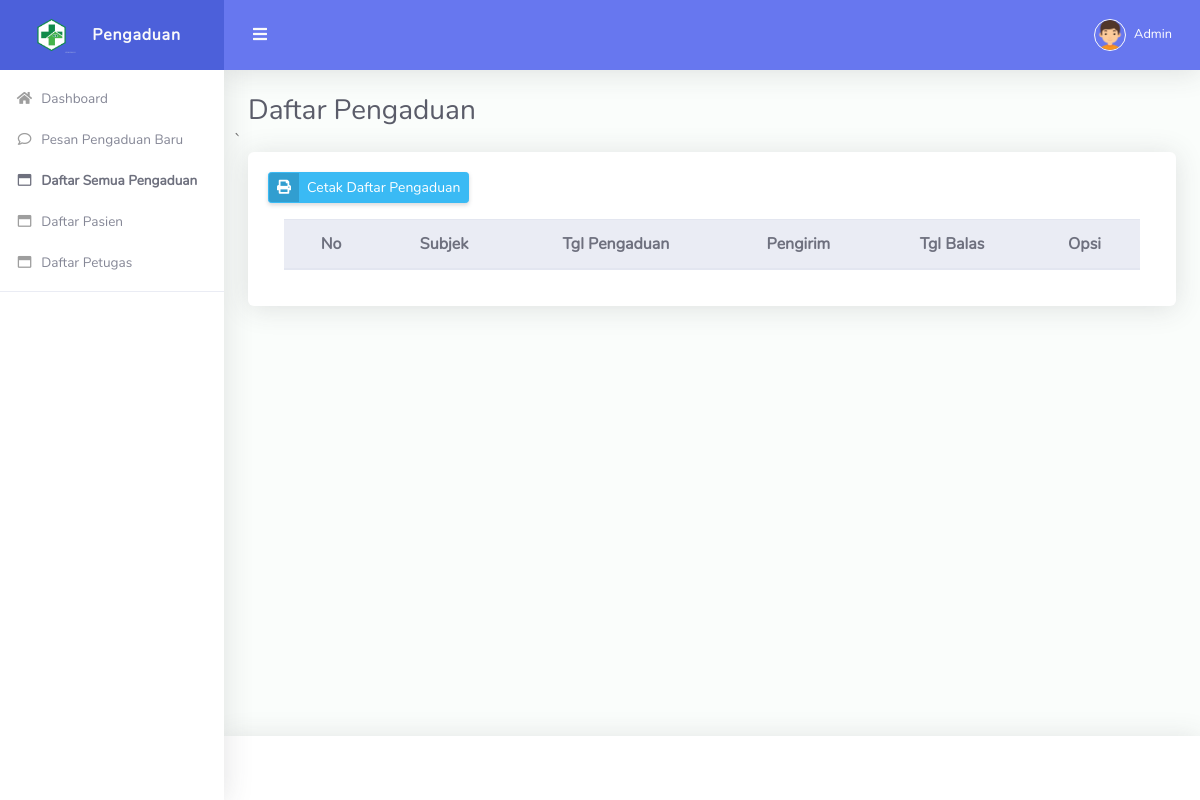
The app's page /admin/daftar-pengaduan.php (signed in), older data.
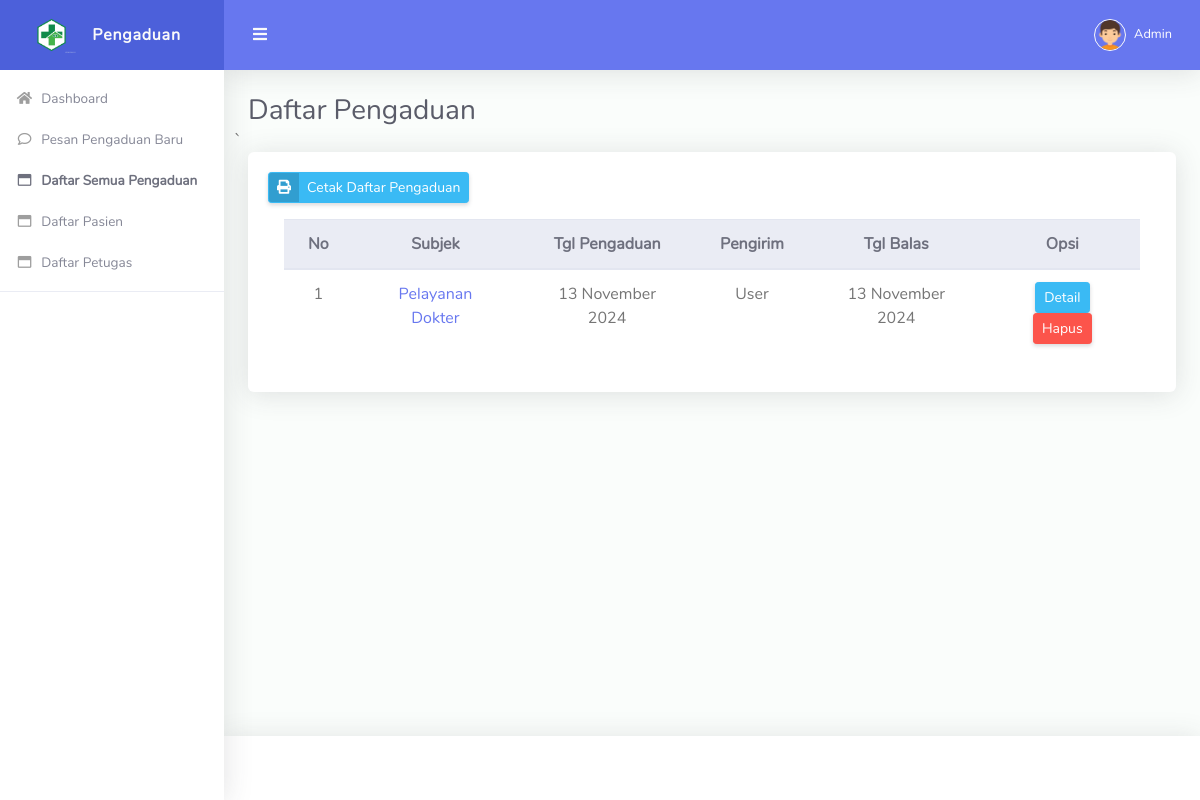
The same page, newer data.
### tables this page shows
CREATE TABLE `tbl_pengaduan` (
  `id_pengaduan` int NOT NULL,
  `subjek_pengaduan` varchar(150) NOT NULL,
  `tgl_pengaduan` date NOT NULL,
  `isi_pengaduan` text NOT NULL,
  `bukti_pengaduan` varchar(100) DEFAULT NULL,
  `balasan_pengaduan` enum('Belum','Proses','Selesai') NOT NULL,
  `id_masyarakat` int NOT NULL
);

CREATE TABLE `tbl_masyarakat` (
  `id_masyarakat` int NOT NULL,
  `nik` varchar(50) NOT NULL,
  `nama` varchar(90) NOT NULL,
  `email` varchar(50) NOT NULL,
  `password` varchar(200) NOT NULL
);

CREATE TABLE `tbl_tanggapan` (
  `id_tanggapan` int NOT NULL,
  `tgl_balas_tanggapan` date NOT NULL,
  `status_tanggapan` enum('Proses','Selesai') NOT NULL,
  `isi_tanggapan` text NOT NULL,
  `id_petugas` int NOT NULL,
  `id_pengaduan` int NOT NULL
);

### koneksi.php (called while the page is built, shortened)
<?php
function tgl_indo($tanggal){
	$bulan = array (
		1 =>   'Januari',
		'Februari',
		'Maret',
		'April',
		'Mei',
		'Juni',
		'Juli',
		'Agustus',
		'September',
		'Oktober',
		'November',
		'Desember'
	);
	$pecahkan = explode('-', $tanggal);
	return $pecahkan[2] . ' ' . $bulan[ (int)$pecahkan[1] ] . ' ' . $pecahkan[0];
}
?>

### admin/daftar-pengaduan.php (the view, shortened to what this page needs)
<?php
  $page = "pengaduan";
	?>
<!DOCTYPE html>
<html lang="en">
<head>
  <link href="../vendor/fontawesome-free/css/all.min.css" rel="stylesheet" type="text/css">
  <link href="../vendor/bootstrap/css/bootstrap.min.css" rel="stylesheet" type="text/css">
  <link href="../css/ruang-admin.min.css" rel="stylesheet">
  <link href="../vendor/datatables/dataTables.bootstrap4.css"  rel="stylesheet" type="text/css">
</head>
<body id="page-top">
  <div id="wrapper">
    <ul class="navbar-nav sidebar sidebar-light accordion" id="accordionSidebar">
      <a class="sidebar-brand d-flex align-items-center justify-content-center" href="">
        <div class="sidebar-brand-icon">
          <img src="../img/logo/logo2.png">
        </div>
        <div class="sidebar-brand-text mx-3">Pengaduan</div>
      </a>
      <?php include "menu.php"; ?>
      <hr class="sidebar-divider">
    </ul>
    <div id="content-wrapper" class="d-flex flex-column">
      <div id="content">
        <nav class="navbar navbar-expand navbar-light bg-navbar topbar mb-4 static-top">
          <button id="sidebarToggleTop" class="btn btn-link rounded-circle mr-3">
            <i class="fa fa-bars"></i>
          </button>
          <ul class="navbar-nav ml-auto">
            <li class="nav-item dropdown no-arrow">
              <a class="nav-link dropdown-toggle" href="#" id="userDropdown" role="button" data-toggle="dropdown"
                aria-haspopup="true" aria-expanded="false">
                <img class="img-profile rounded-circle" src="../img/boy.png" style="max-width: 60px">
                <span class="ml-2 d-none d-lg-inline text-white small"><?php echo $_SESSION['nama']; ?></span>
              </a>
            </li>
          </ul>
        </nav>
        <div class="container-fluid" id="container-wrapper">
          <div class="d-sm-flex align-items-center justify-content-between mb-0">
            <h1 class="h3 mb-0 text-gray-800">Daftar Pengaduan</h1>
          </div>
          <div class="row">
         ` <div class="col-lg-12">
            <div class="card mb-4">
              <div class="card-body">
                <div class="row col-lg-12">
                  <a href="cetak-daftar-pengaduan.php" class="btn btn-sm btn-info btn-icon-split">
                    <span class="icon text-primary-50">
                      <i class="fas fa-print"></i>
                    </span>
                    <span class="text">Cetak Daftar Pengaduan</span>
                  </a>
                </div>
                <div class="table-responsive p-3">
                  <table class="table align-items-center table-bordered table-flush table-hover" id="tabel-pengaduan">
                    <thead class="thead-light">
                      <tr align="center">
                          <th>No</th>
                          <th>Subjek</th>
                          <th>Tgl Pengaduan</th>
                          <th>Pengirim</th>
                          <th>Tgl Balas</th>
                          <th>Opsi</th>
                      </tr>
                  </thead>
                  <tbody>
                  <?php
                      include '../koneksi.php';
                      $no = 1;
                      $data = mysqli_query($koneksi,"select * from tbl_pengaduan JOIN tbl_masyarakat USING(id_masyarakat) JOIN tbl_tanggapan USING (id_pengaduan)");
                      while($row = mysqli_fetch_array($data))
                      {
                          echo "<tr align='center'>
                          <td>$no</td>
                          <td><a href='detail-pengaduan.php?id=".$row['id_pengaduan']."'> ".$row['subjek_pengaduan']." </a></td>
                          <td>".tgl_indo($row['tgl_pengaduan'])."</td>
                          <td>".$row['nama']."</td>
                          <td>".tgl_indo($row['tgl_balas_tanggapan'])."</td>
                          <td>
                            <a class='btn btn-sm btn-info' href='detail-pengaduan.php?id=".$row['id_pengaduan']."'> Detail </a>
                            <a class='btn btn-sm btn-danger' href='hapus-pengaduan.php?id=".$row['id_pengaduan']."'> Hapus </a>
                          </td>
                      </tr>";
                      $no++;
                      }
                  ?>
                  </tbody>
                </table>
                </div>
              </div>
             </div>
            </div>
          </div>
        </div>
      </div>
      <footer class="sticky-footer bg-white">
      </footer>
    </div>
  </div>
</body>
</html>

### admin/menu.php (shortened to what this page needs)
<?php if($_SESSION['level']=="Admin"){?>
<li <?php if($page == "Dashboard") echo "class='nav-item active'";
else
echo "class='nav-item'";
?>>
  <a class="nav-link" href="index-admin.php">
    <i class="fas fa-fw fa-home"></i>
    <span>Dashboard</span></a>
</li>
<?php }?>
<li <?php if($page == "pesan") echo "class='nav-item active'";
else
echo "class='nav-item'";
?>>
<a class="nav-link collapsed" href="pesan-pengaduan.php">
    <i class="far fa-fw fa-comment"></i>
    <span>Pesan Pengaduan Baru</span>
  </a>
</li>
<li <?php if($page == "pengaduan") echo "class='nav-item active'";
else
echo "class='nav-item'";
?>>
        <a class="nav-link collapsed" href="daftar-pengaduan.php">
    <i class="far fa-fw fa-window-maximize"></i>
    <span>Daftar Semua Pengaduan</span>
  </a>
</li>
<li <?php if($page == "masyarakat") echo "class='nav-item active'";
else
echo "class='nav-item'";
?>>
        <a class="nav-link collapsed" href="daftar-masyarakat.php">
    <i class="far fa-fw fa-window-maximize"></i>
    <span>Daftar Pasien</span>
  </a>
</li>
<?php if($_SESSION['level']=="Admin"){?>
<li <?php if($page == "petugas") echo "class='nav-item active'";
else
echo "class='nav-item'";
?>>
        <a class="nav-link collapsed" href="daftar-petugas.php">
    <i class="far fa-fw fa-window-maximize"></i>
    <span>Daftar Petugas</span>
  </a>
</li>
<?php } ?>

Row changes from the older to the newer data that the page shows:
added tbl_pengaduan: subjek_pengaduan "Pelayanan Dokter", tgl_pengaduan "13 November 2024", id_masyarakat.nama "User", tbl_tanggapan.tgl_balas_tanggapan "13 November 2024"
